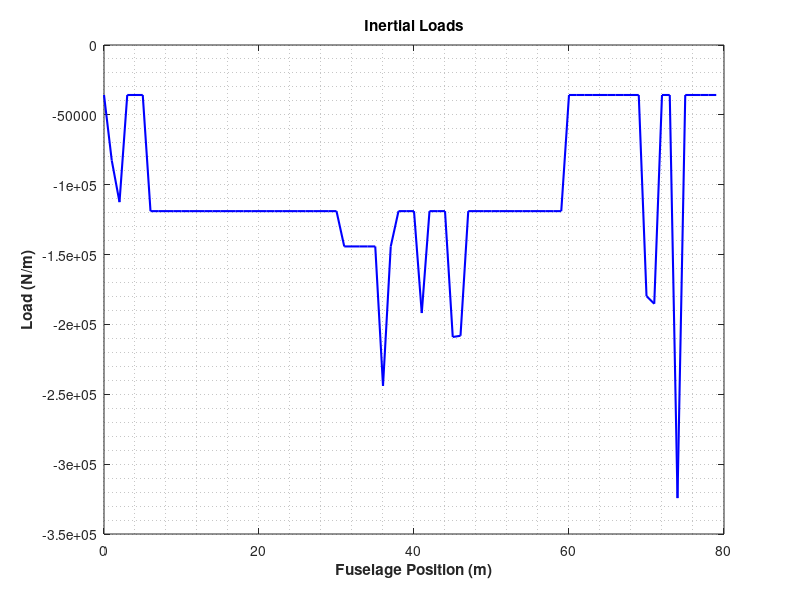

MATLAB code to generate this figure:

%%%%%%%%%%%%%%%%%%%%%%%%%%%%%%%%%%%%%%%%%%%%%%%%%%%%%%%%%%%%%%
%           INERTIAL LOAD DISCRETISATION AND PLOTTING 
%%%%%%%%%%%%%%%%%%%%%%%%%%%%%%%%%%%%%%%%%%%%%%%%%%%%%%%%%%%%%%


function [xDiscr,total] = getInertialDistro()
    lTot = 80;
    DiscInterval = 5;
    fuselageDisc = 0:DiscInterval:lTot;
    cabinLow = 6.23;
    cabinHigh = 60.48;
    numberOfPoints = lTot/DiscInterval;
    
    fuselagePoints = [];
    fuselageWeight = 29744*9.81;
    for i = 1:lTot
        fuselagePoints(i) = fuselageWeight/lTot;
        xDiscr(i) = i-1;
    end
    
    payloadPoints = [];
    payloadWeight = 51879*9.81;
    
    for i = 1:lTot
        if i<=6
            payloadPoints(i) = 0;
        elseif i>=61 
            payloadPoints(i) = 0;
        else 
            payloadPoints(i) = payloadWeight/lTot;
        end
    end
    
    
    furnishingPoints = [];
    furnishingWeight = 17227*9.81;
    
    for i = 1:lTot
        if i<=6
            furnishingPoints(i) = 0;
        elseif i>=61 
            furnishingPoints(i) = 0;
        else 
            furnishingPoints(i) = furnishingWeight/lTot;
        end
    end
    
    fuelPoints = [];
    fuelWeight= 21000*9.81;
    
    for i = 1:lTot
        if i<=31
            fuelPoints(i) = 0;
        elseif i>=39 
            fuelPoints(i) = 0;
        else 
            fuelPoints(i) = fuelWeight/lTot;
        end
    end
    
    components = {
        "Horizontal Tailplane", 2998, 75;
        "Vertical Tailplane", 1552.8, 72;
        "Nose Landing Gear", 486.52, 2;
        "Fuel Systems", 936, 46;
        "Flight Controls", 927, 47;
        "Installed APU", 1496, 71;
        "Instruments", 796.77, 3;
        "Hydraulic System", 271.9, 46;
        "Electronic System", 1037, 37;
        "Avionics", 697.64, 3;
        "Air Conditioning", 3593, 33; 
        "Anti Icing System", 757.9, 42;
        "Handling Gear", 113.3685, 33;
    };
    
    for i = 1:size(components)
        weights(i) = components{i, 2} * 9.81; % Mass (kg) * 9.81 to get weight (N)
        positions(i) = components{i, 3};      % x_cg position (m)
    end
    
    [uniquePositions, ~, idx] = unique(positions); % Unique positions and their indices
    aggregatedWeights = accumarray(idx, weights); % Sum weights for each unique position
    
    
    
    total = [];

    for i = 1:lTot
        total(i) = fuselagePoints(i) + payloadPoints(i) + furnishingPoints(i) + fuelPoints(i);
    end
    % 
    % for i = 1:lTot
    %     total(i) = fuselagePoints(i);
    % end
    % 
    % 
    % 
    total(75) = total(75) + 2998*9.81; %HT
    total(72) = total(72) + 1552.8*9.81; %VT
    total(2) = total(2) + 486.52*9.81; %nose landing gear
    total(46) = total(46) + 936*9.81; %fuel sus
    total(47) = total(47) + 927*9.81; %flight controls
    total(3) = total(3) + 796.77*9.81; %instruments
    total(71) = total(71) + 1496*9.81; %APU
    total(37) = total(37) + 1037*9.81; %Elec 
    total(42) = total(42)+ 757.9*9.81; %anti icing
    
    total = total*-1;
    total = total*9.81;

    figure
    plot(xDiscr, total, 'b-', 'LineWidth', 1.5);
    
    xlabel('Fuselage Position (m)','FontWeight','bold');
    ylabel('Load (N/m)','FontWeight','bold');
    title('Inertial Loads');
    grid minor
 

end

